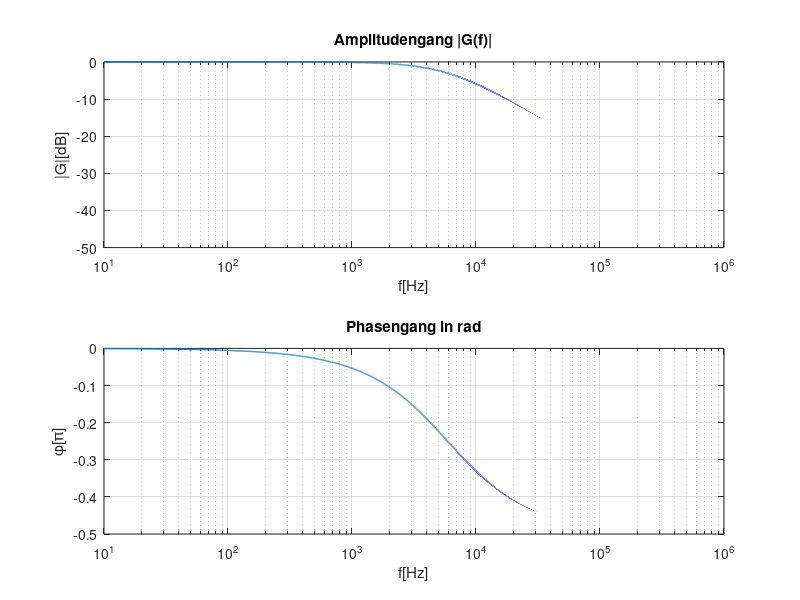

This chart was generated by the following MATLAB code:
clear all; clc; format compact; format short g;
%parameter
R=2700;
C=10e-9;
dt=1e-1
f_0=10;
f_E=1e6;
N=1e6;
lw=1;
%Funktionen
g=@(f)1./(1+2*pi*f*j*C*R);
% daten
f_data=linspace(f_0,f_E,N);
g_data=g(f_data);
%PLOT
figure(1);
subplot(2,1,1);
semilogx(f_data,20*log(abs(g_data))/log(10),'linewidth',lw);
xlabel('f[Hz]');ylabel('|G|[dB]');title('Amplitudengang |G(f)|');
grid on;
subplot(2,1,2);
semilogx(f_data,angle(g_data)/pi,'linewidth',lw);
xlabel('f[Hz]');ylabel('\phi[\pi]');title('Phasengang in rad');
grid on;